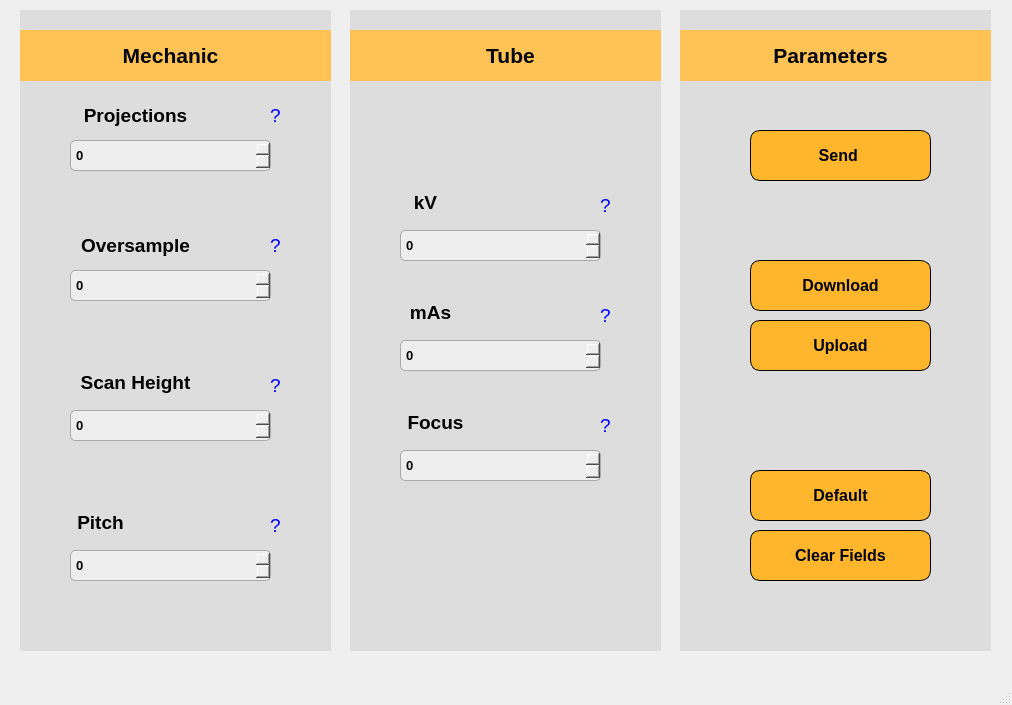
<?xml version="1.0" encoding="UTF-8"?>
<ui version="4.0">
 <class>MainWindow</class>
 <widget class="QMainWindow" name="MainWindow">
  <property name="geometry">
   <rect>
    <x>0</x>
    <y>0</y>
    <width>1012</width>
    <height>705</height>
   </rect>
  </property>
  <property name="minimumSize">
   <size>
    <width>1012</width>
    <height>705</height>
   </size>
  </property>
  <property name="maximumSize">
   <size>
    <width>1012</width>
    <height>705</height>
   </size>
  </property>
  <property name="windowTitle">
   <string>Basic Settings</string>
  </property>
  <widget class="QWidget" name="centralwidget">
   <widget class="QWidget" name="background1" native="true">
    <property name="geometry">
     <rect>
      <x>20</x>
      <y>10</y>
      <width>311</width>
      <height>641</height>
     </rect>
    </property>
    <property name="font">
     <font>
      <family>Segoe UI</family>
      <weight>75</weight>
      <bold>true</bold>
     </font>
    </property>
    <property name="styleSheet">
     <string notr="true">background-color: rgb(221, 221, 221)</string>
    </property>
    <widget class="QWidget" name="mechanic_background" native="true">
     <property name="geometry">
      <rect>
       <x>0</x>
       <y>20</y>
       <width>311</width>
       <height>51</height>
      </rect>
     </property>
     <property name="layoutDirection">
      <enum>Qt::LeftToRight</enum>
     </property>
     <property name="autoFillBackground">
      <bool>false</bool>
     </property>
     <property name="styleSheet">
      <string notr="true">QWidget {
    background-color: #ffc355; /* cor de fundo amarela */
    /*border-radius: 10px;*/

}
</string>
     </property>
     <widget class="QLabel" name="mechanic_label">
      <property name="geometry">
       <rect>
        <x>90</x>
        <y>10</y>
        <width>121</width>
        <height>30</height>
       </rect>
      </property>
      <property name="font">
       <font>
        <family>Segoe UI</family>
        <pointsize>16</pointsize>
        <weight>75</weight>
        <bold>true</bold>
       </font>
      </property>
      <property name="layoutDirection">
       <enum>Qt::LeftToRight</enum>
      </property>
      <property name="styleSheet">
       <string notr="true">QLabel {
    border: none;
}
</string>
      </property>
      <property name="text">
       <string>Mechanic</string>
      </property>
      <property name="alignment">
       <set>Qt::AlignCenter</set>
      </property>
      <property name="wordWrap">
       <bool>false</bool>
      </property>
     </widget>
    </widget>
    <widget class="QLabel" name="oversample">
     <property name="geometry">
      <rect>
       <x>50</x>
       <y>220</y>
       <width>131</width>
       <height>31</height>
      </rect>
     </property>
     <property name="font">
      <font>
       <family>Segoe UI</family>
       <pointsize>14</pointsize>
       <weight>75</weight>
       <bold>true</bold>
      </font>
     </property>
     <property name="layoutDirection">
      <enum>Qt::LeftToRight</enum>
     </property>
     <property name="styleSheet">
      <string notr="true">QLabel {
    border: none;
}
</string>
     </property>
     <property name="text">
      <string>Oversample</string>
     </property>
     <property name="alignment">
      <set>Qt::AlignCenter</set>
     </property>
     <property name="wordWrap">
      <bool>false</bool>
     </property>
    </widget>
    <widget class="QLabel" name="scan">
     <property name="geometry">
      <rect>
       <x>50</x>
       <y>350</y>
       <width>131</width>
       <height>45</height>
      </rect>
     </property>
     <property name="minimumSize">
      <size>
       <width>0</width>
       <height>45</height>
      </size>
     </property>
     <property name="font">
      <font>
       <family>Segoe UI</family>
       <pointsize>14</pointsize>
       <weight>75</weight>
       <bold>true</bold>
      </font>
     </property>
     <property name="layoutDirection">
      <enum>Qt::LeftToRight</enum>
     </property>
     <property name="styleSheet">
      <string notr="true">QLabel {
    border: none;
}
</string>
     </property>
     <property name="text">
      <string>Scan Height</string>
     </property>
     <property name="alignment">
      <set>Qt::AlignCenter</set>
     </property>
     <property name="wordWrap">
      <bool>false</bool>
     </property>
    </widget>
    <widget class="QLabel" name="pitch">
     <property name="geometry">
      <rect>
       <x>50</x>
       <y>500</y>
       <width>61</width>
       <height>25</height>
      </rect>
     </property>
     <property name="font">
      <font>
       <family>Segoe UI</family>
       <pointsize>14</pointsize>
       <weight>75</weight>
       <bold>true</bold>
      </font>
     </property>
     <property name="layoutDirection">
      <enum>Qt::LeftToRight</enum>
     </property>
     <property name="styleSheet">
      <string notr="true">QLabel {
    border: none;
}
</string>
     </property>
     <property name="text">
      <string>Pitch</string>
     </property>
     <property name="alignment">
      <set>Qt::AlignCenter</set>
     </property>
     <property name="wordWrap">
      <bool>false</bool>
     </property>
    </widget>
    <widget class="QSpinBox" name="input_exposures">
     <property name="geometry">
      <rect>
       <x>50</x>
       <y>130</y>
       <width>201</width>
       <height>31</height>
      </rect>
     </property>
     <property name="font">
      <font>
       <family>Segoe UI</family>
       <pointsize>10</pointsize>
       <weight>75</weight>
       <bold>true</bold>
      </font>
     </property>
     <property name="styleSheet">
      <string notr="true">QSpinBox {
    background-color: rgb(238, 238, 238);
    border: 1px solid #a9a9a9;
    border-radius: 5px; 
    padding: 1px 3px; 
}


</string>
     </property>
     <property name="prefix">
      <string/>
     </property>
     <property name="minimum">
      <number>-999999999</number>
     </property>
     <property name="maximum">
      <number>999999999</number>
     </property>
    </widget>
    <widget class="QSpinBox" name="input_oversample">
     <property name="geometry">
      <rect>
       <x>50</x>
       <y>260</y>
       <width>201</width>
       <height>31</height>
      </rect>
     </property>
     <property name="font">
      <font>
       <family>Segoe UI</family>
       <pointsize>10</pointsize>
       <weight>75</weight>
       <bold>true</bold>
      </font>
     </property>
     <property name="styleSheet">
      <string notr="true">QSpinBox {
    background-color: rgb(238, 238, 238);
    border: 1px solid #a9a9a9;
    border-radius: 5px; 
    padding: 1px 3px; 
}


</string>
     </property>
     <property name="minimum">
      <number>-999999999</number>
     </property>
     <property name="maximum">
      <number>999999999</number>
     </property>
    </widget>
    <widget class="QSpinBox" name="input_scan">
     <property name="geometry">
      <rect>
       <x>50</x>
       <y>400</y>
       <width>201</width>
       <height>31</height>
      </rect>
     </property>
     <property name="font">
      <font>
       <family>Segoe UI</family>
       <pointsize>10</pointsize>
       <weight>75</weight>
       <bold>true</bold>
      </font>
     </property>
     <property name="styleSheet">
      <string notr="true">QSpinBox {
    background-color: rgb(238, 238, 238);
    border: 1px solid #a9a9a9;
    border-radius: 5px; 
    padding: 1px 3px; 
}


</string>
     </property>
     <property name="minimum">
      <number>-999999999</number>
     </property>
     <property name="maximum">
      <number>999999999</number>
     </property>
    </widget>
    <widget class="QSpinBox" name="input_pitch">
     <property name="geometry">
      <rect>
       <x>50</x>
       <y>540</y>
       <width>201</width>
       <height>31</height>
      </rect>
     </property>
     <property name="font">
      <font>
       <family>Segoe UI</family>
       <pointsize>10</pointsize>
       <weight>75</weight>
       <bold>true</bold>
      </font>
     </property>
     <property name="styleSheet">
      <string notr="true">QSpinBox {
    background-color: rgb(238, 238, 238);
    border: 1px solid #a9a9a9;
    border-radius: 5px; 
    padding: 1px 3px; 
}


</string>
     </property>
     <property name="minimum">
      <number>-999999999</number>
     </property>
     <property name="maximum">
      <number>999999999</number>
     </property>
    </widget>
    <widget class="QLabel" name="exposure_counts">
     <property name="geometry">
      <rect>
       <x>50</x>
       <y>90</y>
       <width>131</width>
       <height>31</height>
      </rect>
     </property>
     <property name="font">
      <font>
       <family>Segoe UI</family>
       <pointsize>14</pointsize>
       <weight>75</weight>
       <bold>true</bold>
      </font>
     </property>
     <property name="layoutDirection">
      <enum>Qt::LeftToRight</enum>
     </property>
     <property name="styleSheet">
      <string notr="true">QLabel {
    border: none;
}
</string>
     </property>
     <property name="text">
      <string>Projections</string>
     </property>
     <property name="alignment">
      <set>Qt::AlignCenter</set>
     </property>
     <property name="wordWrap">
      <bool>false</bool>
     </property>
    </widget>
    <widget class="QPushButton" name="discr_exposure_count">
     <property name="geometry">
      <rect>
       <x>240</x>
       <y>90</y>
       <width>31</width>
       <height>31</height>
      </rect>
     </property>
     <property name="font">
      <font>
       <family>Segoe UI</family>
       <pointsize>14</pointsize>
       <weight>50</weight>
       <bold>false</bold>
      </font>
     </property>
     <property name="styleSheet">
      <string notr="true">QPushButton {
    border: none; /* Remove a borda */
    background-color: transparent; /* Fundo transparente */
    color: blue; /* Cor do texto em azul */
}
</string>
     </property>
     <property name="text">
      <string>?</string>
     </property>
    </widget>
    <widget class="QPushButton" name="discr_oversample">
     <property name="geometry">
      <rect>
       <x>240</x>
       <y>220</y>
       <width>31</width>
       <height>31</height>
      </rect>
     </property>
     <property name="font">
      <font>
       <family>Segoe UI</family>
       <pointsize>14</pointsize>
       <weight>50</weight>
       <bold>false</bold>
      </font>
     </property>
     <property name="styleSheet">
      <string notr="true">QPushButton {
    border: none; /* Remove a borda */
    background-color: transparent; /* Fundo transparente */
    color: blue; /* Cor do texto em azul */
}
</string>
     </property>
     <property name="text">
      <string>?</string>
     </property>
    </widget>
    <widget class="QPushButton" name="discr_scan">
     <property name="geometry">
      <rect>
       <x>240</x>
       <y>360</y>
       <width>31</width>
       <height>31</height>
      </rect>
     </property>
     <property name="font">
      <font>
       <family>Segoe UI</family>
       <pointsize>14</pointsize>
       <weight>50</weight>
       <bold>false</bold>
      </font>
     </property>
     <property name="styleSheet">
      <string notr="true">QPushButton {
    border: none; /* Remove a borda */
    background-color: transparent; /* Fundo transparente */
    color: blue; /* Cor do texto em azul */
}
</string>
     </property>
     <property name="text">
      <string>?</string>
     </property>
    </widget>
    <widget class="QPushButton" name="discr_pitch">
     <property name="geometry">
      <rect>
       <x>240</x>
       <y>500</y>
       <width>31</width>
       <height>31</height>
      </rect>
     </property>
     <property name="font">
      <font>
       <family>Segoe UI</family>
       <pointsize>14</pointsize>
       <weight>50</weight>
       <bold>false</bold>
      </font>
     </property>
     <property name="styleSheet">
      <string notr="true">QPushButton {
    border: none; /* Remove a borda */
    background-color: transparent; /* Fundo transparente */
    color: blue; /* Cor do texto em azul */
}
</string>
     </property>
     <property name="text">
      <string>?</string>
     </property>
    </widget>
   </widget>
   <widget class="QWidget" name="background2" native="true">
    <property name="geometry">
     <rect>
      <x>350</x>
      <y>10</y>
      <width>311</width>
      <height>641</height>
     </rect>
    </property>
    <property name="styleSheet">
     <string notr="true">background-color: rgb(221, 221, 221)</string>
    </property>
    <widget class="QWidget" name="tube_background" native="true">
     <property name="geometry">
      <rect>
       <x>0</x>
       <y>20</y>
       <width>311</width>
       <height>51</height>
      </rect>
     </property>
     <property name="layoutDirection">
      <enum>Qt::LeftToRight</enum>
     </property>
     <property name="autoFillBackground">
      <bool>false</bool>
     </property>
     <property name="styleSheet">
      <string notr="true">QWidget {
    background-color: #ffc355; /* cor de fundo amarela */
    /*border-radius: 10px;*/

}
</string>
     </property>
     <widget class="QLabel" name="tube_label">
      <property name="geometry">
       <rect>
        <x>120</x>
        <y>10</y>
        <width>81</width>
        <height>30</height>
       </rect>
      </property>
      <property name="font">
       <font>
        <family>Segoe UI</family>
        <pointsize>16</pointsize>
        <weight>75</weight>
        <bold>true</bold>
       </font>
      </property>
      <property name="layoutDirection">
       <enum>Qt::LeftToRight</enum>
      </property>
      <property name="styleSheet">
       <string notr="true">QLabel {
    border: none;
}
</string>
      </property>
      <property name="text">
       <string>Tube</string>
      </property>
      <property name="alignment">
       <set>Qt::AlignCenter</set>
      </property>
      <property name="wordWrap">
       <bool>false</bool>
      </property>
     </widget>
    </widget>
    <widget class="QSpinBox" name="input_kv">
     <property name="geometry">
      <rect>
       <x>50</x>
       <y>220</y>
       <width>201</width>
       <height>31</height>
      </rect>
     </property>
     <property name="font">
      <font>
       <family>Segoe UI</family>
       <pointsize>10</pointsize>
       <weight>75</weight>
       <bold>true</bold>
      </font>
     </property>
     <property name="styleSheet">
      <string notr="true">QSpinBox {
    background-color: rgb(238, 238, 238);
    border: 1px solid #a9a9a9;
    border-radius: 5px; 
    padding: 1px 3px; 
}


</string>
     </property>
     <property name="minimum">
      <number>-999999999</number>
     </property>
     <property name="maximum">
      <number>999999999</number>
     </property>
    </widget>
    <widget class="QLabel" name="kv">
     <property name="geometry">
      <rect>
       <x>50</x>
       <y>180</y>
       <width>51</width>
       <height>25</height>
      </rect>
     </property>
     <property name="font">
      <font>
       <family>Segoe UI</family>
       <pointsize>14</pointsize>
       <weight>75</weight>
       <bold>true</bold>
      </font>
     </property>
     <property name="layoutDirection">
      <enum>Qt::LeftToRight</enum>
     </property>
     <property name="styleSheet">
      <string notr="true">QLabel {
    border: none;
}
</string>
     </property>
     <property name="text">
      <string>kV</string>
     </property>
     <property name="alignment">
      <set>Qt::AlignCenter</set>
     </property>
     <property name="wordWrap">
      <bool>false</bool>
     </property>
    </widget>
    <widget class="QLabel" name="mas">
     <property name="geometry">
      <rect>
       <x>50</x>
       <y>290</y>
       <width>61</width>
       <height>25</height>
      </rect>
     </property>
     <property name="font">
      <font>
       <family>Segoe UI</family>
       <pointsize>14</pointsize>
       <weight>75</weight>
       <bold>true</bold>
      </font>
     </property>
     <property name="layoutDirection">
      <enum>Qt::LeftToRight</enum>
     </property>
     <property name="styleSheet">
      <string notr="true">QLabel {
    border: none;
}
</string>
     </property>
     <property name="text">
      <string>mAs</string>
     </property>
     <property name="alignment">
      <set>Qt::AlignCenter</set>
     </property>
     <property name="wordWrap">
      <bool>false</bool>
     </property>
    </widget>
    <widget class="QSpinBox" name="input_mas">
     <property name="geometry">
      <rect>
       <x>50</x>
       <y>330</y>
       <width>201</width>
       <height>31</height>
      </rect>
     </property>
     <property name="font">
      <font>
       <family>Segoe UI</family>
       <pointsize>10</pointsize>
       <weight>75</weight>
       <bold>true</bold>
      </font>
     </property>
     <property name="styleSheet">
      <string notr="true">QSpinBox {
    background-color: rgb(238, 238, 238);
    border: 1px solid #a9a9a9;
    border-radius: 5px; 
    padding: 1px 3px; 
}


</string>
     </property>
     <property name="minimum">
      <number>-999999999</number>
     </property>
     <property name="maximum">
      <number>999999999</number>
     </property>
    </widget>
    <widget class="QLabel" name="focus">
     <property name="geometry">
      <rect>
       <x>50</x>
       <y>390</y>
       <width>71</width>
       <height>45</height>
      </rect>
     </property>
     <property name="minimumSize">
      <size>
       <width>0</width>
       <height>45</height>
      </size>
     </property>
     <property name="font">
      <font>
       <family>Segoe UI</family>
       <pointsize>14</pointsize>
       <weight>75</weight>
       <bold>true</bold>
      </font>
     </property>
     <property name="layoutDirection">
      <enum>Qt::LeftToRight</enum>
     </property>
     <property name="styleSheet">
      <string notr="true">QLabel {
    border: none;
}
</string>
     </property>
     <property name="text">
      <string>Focus</string>
     </property>
     <property name="alignment">
      <set>Qt::AlignCenter</set>
     </property>
     <property name="wordWrap">
      <bool>false</bool>
     </property>
    </widget>
    <widget class="QSpinBox" name="input_focus">
     <property name="geometry">
      <rect>
       <x>50</x>
       <y>440</y>
       <width>201</width>
       <height>31</height>
      </rect>
     </property>
     <property name="font">
      <font>
       <family>Segoe UI</family>
       <pointsize>10</pointsize>
       <weight>75</weight>
       <bold>true</bold>
      </font>
     </property>
     <property name="styleSheet">
      <string notr="true">QSpinBox {
    background-color: rgb(238, 238, 238);
    border: 1px solid #a9a9a9;
    border-radius: 5px; 
    padding: 1px 3px; 
}


</string>
     </property>
     <property name="minimum">
      <number>-999999999</number>
     </property>
     <property name="maximum">
      <number>999999999</number>
     </property>
    </widget>
    <widget class="QPushButton" name="discr_kv">
     <property name="geometry">
      <rect>
       <x>240</x>
       <y>180</y>
       <width>31</width>
       <height>31</height>
      </rect>
     </property>
     <property name="font">
      <font>
       <family>Segoe UI</family>
       <pointsize>14</pointsize>
       <weight>50</weight>
       <bold>false</bold>
      </font>
     </property>
     <property name="styleSheet">
      <string notr="true">QPushButton {
    border: none; /* Remove a borda */
    background-color: transparent; /* Fundo transparente */
    color: blue; /* Cor do texto em azul */
}
</string>
     </property>
     <property name="text">
      <string>?</string>
     </property>
    </widget>
    <widget class="QPushButton" name="discr_mAs">
     <property name="geometry">
      <rect>
       <x>240</x>
       <y>290</y>
       <width>31</width>
       <height>31</height>
      </rect>
     </property>
     <property name="font">
      <font>
       <family>Segoe UI</family>
       <pointsize>14</pointsize>
       <weight>50</weight>
       <bold>false</bold>
      </font>
     </property>
     <property name="styleSheet">
      <string notr="true">QPushButton {
    border: none; /* Remove a borda */
    background-color: transparent; /* Fundo transparente */
    color: blue; /* Cor do texto em azul */
}
</string>
     </property>
     <property name="text">
      <string>?</string>
     </property>
    </widget>
    <widget class="QPushButton" name="discr_focus">
     <property name="geometry">
      <rect>
       <x>240</x>
       <y>400</y>
       <width>31</width>
       <height>31</height>
      </rect>
     </property>
     <property name="font">
      <font>
       <family>Segoe UI</family>
       <pointsize>14</pointsize>
       <weight>50</weight>
       <bold>false</bold>
      </font>
     </property>
     <property name="styleSheet">
      <string notr="true">QPushButton {
    border: none; /* Remove a borda */
    background-color: transparent; /* Fundo transparente */
    color: blue; /* Cor do texto em azul */
}
</string>
     </property>
     <property name="text">
      <string>?</string>
     </property>
    </widget>
   </widget>
   <widget class="QWidget" name="background3_2" native="true">
    <property name="geometry">
     <rect>
      <x>680</x>
      <y>10</y>
      <width>311</width>
      <height>641</height>
     </rect>
    </property>
    <property name="styleSheet">
     <string notr="true">background-color: rgb(221, 221, 221)</string>
    </property>
    <widget class="QWidget" name="execute_background_2" native="true">
     <property name="geometry">
      <rect>
       <x>0</x>
       <y>20</y>
       <width>311</width>
       <height>51</height>
      </rect>
     </property>
     <property name="layoutDirection">
      <enum>Qt::LeftToRight</enum>
     </property>
     <property name="autoFillBackground">
      <bool>false</bool>
     </property>
     <property name="styleSheet">
      <string notr="true">QWidget {
    background-color: #ffc355; /* cor de fundo amarela */
    /*border-radius: 10px;*/

}
</string>
     </property>
     <widget class="QLabel" name="execute_label_2">
      <property name="geometry">
       <rect>
        <x>70</x>
        <y>10</y>
        <width>161</width>
        <height>30</height>
       </rect>
      </property>
      <property name="minimumSize">
       <size>
        <width>100</width>
        <height>0</height>
       </size>
      </property>
      <property name="font">
       <font>
        <family>Segoe UI</family>
        <pointsize>16</pointsize>
        <weight>75</weight>
        <bold>true</bold>
       </font>
      </property>
      <property name="layoutDirection">
       <enum>Qt::LeftToRight</enum>
      </property>
      <property name="styleSheet">
       <string notr="true">QLabel {
    border: none;
}
</string>
      </property>
      <property name="text">
       <string>Parameters</string>
      </property>
      <property name="alignment">
       <set>Qt::AlignCenter</set>
      </property>
      <property name="wordWrap">
       <bool>false</bool>
      </property>
     </widget>
    </widget>
    <widget class="QPushButton" name="download_json_2">
     <property name="geometry">
      <rect>
       <x>70</x>
       <y>250</y>
       <width>181</width>
       <height>51</height>
      </rect>
     </property>
     <property name="font">
      <font>
       <family>Segoe UI</family>
       <pointsize>12</pointsize>
       <weight>75</weight>
       <bold>true</bold>
      </font>
     </property>
     <property name="styleSheet">
      <string notr="true">QWidget {
    background-color: #FFB62D; /* cor de fundo amarela */
    border-radius: 10px; /* bordas arredondadas */
    border: 1px solid black; /* borda sólida preta */
}
</string>
     </property>
     <property name="text">
      <string>Download</string>
     </property>
    </widget>
    <widget class="QPushButton" name="upload_json_2">
     <property name="geometry">
      <rect>
       <x>70</x>
       <y>310</y>
       <width>181</width>
       <height>51</height>
      </rect>
     </property>
     <property name="font">
      <font>
       <family>Segoe UI</family>
       <pointsize>12</pointsize>
       <weight>75</weight>
       <bold>true</bold>
      </font>
     </property>
     <property name="styleSheet">
      <string notr="true">QWidget {
    background-color: #FFB62D; /* cor de fundo amarela */
    border-radius: 10px; /* bordas arredondadas */
    border: 1px solid black; /* borda sólida preta */
}
</string>
     </property>
     <property name="text">
      <string>Upload</string>
     </property>
    </widget>
    <widget class="QPushButton" name="clear_fields_2">
     <property name="geometry">
      <rect>
       <x>70</x>
       <y>520</y>
       <width>181</width>
       <height>51</height>
      </rect>
     </property>
     <property name="font">
      <font>
       <family>Segoe UI</family>
       <pointsize>12</pointsize>
       <weight>75</weight>
       <bold>true</bold>
      </font>
     </property>
     <property name="styleSheet">
      <string notr="true">QWidget {
    background-color: #FFB62D; /* cor de fundo amarela */
    border-radius: 10px; /* bordas arredondadas */
    border: 1px solid black; /* borda sólida preta */
}
</string>
     </property>
     <property name="text">
      <string>Clear Fields</string>
     </property>
    </widget>
    <widget class="QPushButton" name="send_parameters_2">
     <property name="geometry">
      <rect>
       <x>70</x>
       <y>120</y>
       <width>181</width>
       <height>51</height>
      </rect>
     </property>
     <property name="font">
      <font>
       <family>Segoe UI</family>
       <pointsize>12</pointsize>
       <weight>75</weight>
       <bold>true</bold>
      </font>
     </property>
     <property name="styleSheet">
      <string notr="true">QWidget {
    background-color: #FFB62D; /* cor de fundo amarela */
    border-radius: 10px; /* bordas arredondadas */
    border: 1px solid black; /* borda sólida preta */
}
</string>
     </property>
     <property name="text">
      <string>Send </string>
     </property>
    </widget>
    <widget class="QPushButton" name="default_json">
     <property name="geometry">
      <rect>
       <x>70</x>
       <y>460</y>
       <width>181</width>
       <height>51</height>
      </rect>
     </property>
     <property name="font">
      <font>
       <family>Segoe UI</family>
       <pointsize>12</pointsize>
       <weight>75</weight>
       <bold>true</bold>
      </font>
     </property>
     <property name="styleSheet">
      <string notr="true">QWidget {
    background-color: #FFB62D; /* cor de fundo amarela */
    border-radius: 10px; /* bordas arredondadas */
    border: 1px solid black; /* borda sólida preta */
}
</string>
     </property>
     <property name="text">
      <string>Default</string>
     </property>
    </widget>
   </widget>
  </widget>
  <widget class="QMenuBar" name="menubar">
   <property name="geometry">
    <rect>
     <x>0</x>
     <y>0</y>
     <width>1012</width>
     <height>21</height>
    </rect>
   </property>
  </widget>
  <widget class="QStatusBar" name="statusbar"/>
 </widget>
 <resources/>
 <connections/>
</ui>
